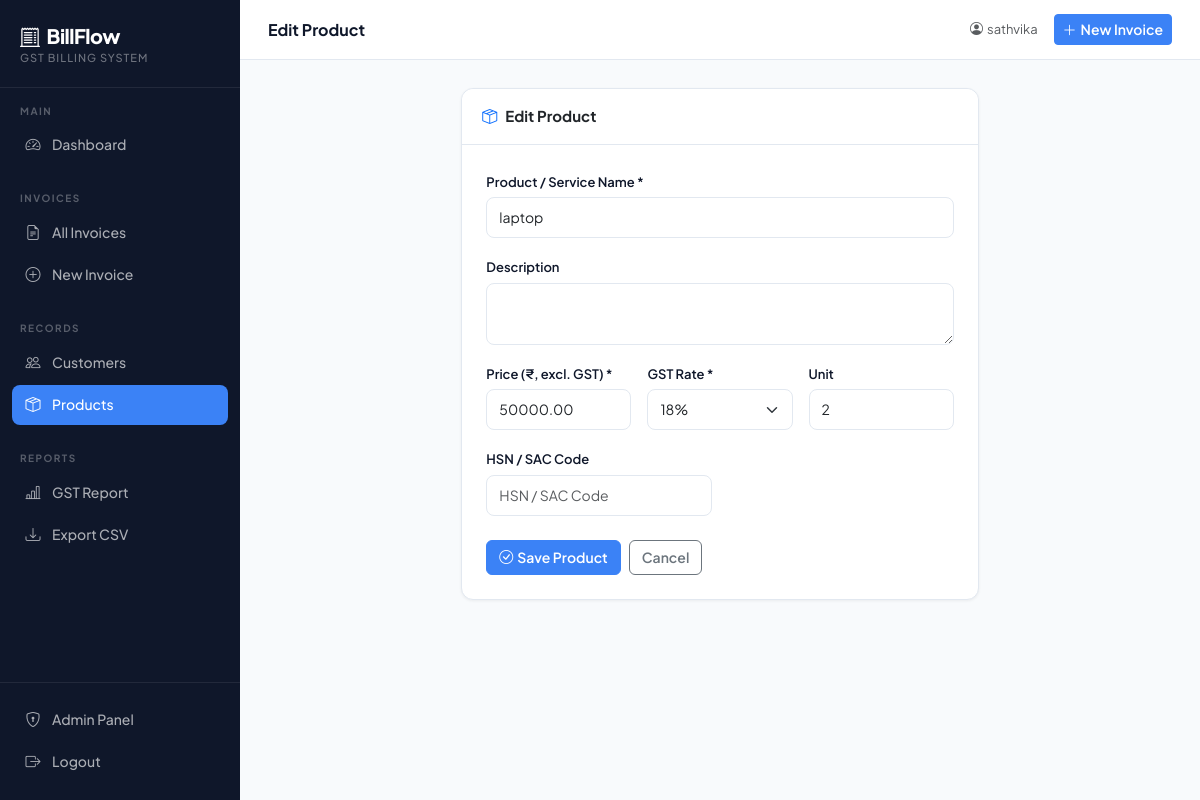
Screenshot of /products/1/edit/ (signed in) with the database file from the repository.
### billing/models.py (models this page shows, shortened)
class Product(models.Model):
    name = models.CharField(max_length=200)
    description = models.TextField(blank=True)
    price = models.DecimalField(max_digits=10, decimal_places=2, help_text="Price per unit (excl. GST)")
    gst_rate = models.IntegerField(choices=GST_RATES, default=18, verbose_name="GST Rate (%)")
    hsn_code = models.CharField(max_length=10, blank=True, help_text="HSN/SAC Code")
    unit = models.CharField(max_length=20, default='Nos', help_text="Unit of measurement")
    created_at = models.DateTimeField(auto_now_add=True)
    class Meta:
        ordering = ['name']

### billing/views.py (the view)
# urls.py: path('products/<int:pk>/edit/', views.edit_product, name='edit_product'),
@login_required
def edit_product(request, pk):
    product = get_object_or_404(Product, pk=pk)
    if request.method == 'POST':
        form = ProductForm(request.POST, instance=product)
        if form.is_valid():
            form.save()
            messages.success(request, 'Product updated successfully!')
            return redirect('product_list')
    else:
        form = ProductForm(instance=product)
    return render(request, 'billing/add_product.html', {'form': form, 'title': 'Edit Product'})

### billing/forms.py
class ProductForm(forms.ModelForm):
    class Meta:
        model = Product
        fields = ['name', 'description', 'price', 'gst_rate', 'hsn_code', 'unit']
        widgets = {
            'name': forms.TextInput(attrs={'class': 'form-control', 'placeholder': 'Product / Service Name'}),
            'description': forms.Textarea(attrs={'class': 'form-control', 'rows': 2}),
            'price': forms.NumberInput(attrs={'class': 'form-control', 'step': '0.01', 'placeholder': '0.00'}),
            'gst_rate': forms.Select(attrs={'class': 'form-select'}),
            'hsn_code': forms.TextInput(attrs={'class': 'form-control', 'placeholder': 'HSN / SAC Code'}),
            'unit': forms.TextInput(attrs={'class': 'form-control', 'placeholder': 'Nos / Kg / Hr etc.'}),
        }

### billing/templates/billing/add_product.html (shortened to what this page needs)
{% extends 'billing/base.html' %}
{% block page_title %}{{ title }}{% endblock %}
{% block content %}
<div class="row justify-content-center">
  <div class="col-lg-7">
    <div class="card">
      <div class="card-header"><i class="bi bi-box-seam me-2 text-primary"></i>{{ title }}</div>
      <div class="card-body p-4">
        <form method="post" novalidate>
          <div class="row g-3">
            <div class="col-12">
              <label class="form-label">Product / Service Name *</label>
              {{ form.name }}
            </div>
            <div class="col-12">
              <label class="form-label">Description</label>
              {{ form.description }}
            </div>
            <div class="col-md-4">
              <label class="form-label">Price (₹, excl. GST) *</label>
              {{ form.price }}
            </div>
            <div class="col-md-4">
              <label class="form-label">GST Rate *</label>
              {{ form.gst_rate }}
            </div>
            <div class="col-md-4">
              <label class="form-label">Unit</label>
              {{ form.unit }}
            </div>
            <div class="col-md-6">
              <label class="form-label">HSN / SAC Code</label>
              {{ form.hsn_code }}
            </div>
          </div>
          <div class="d-flex gap-2 mt-4">
            <button type="submit" class="btn btn-primary">
              <i class="bi bi-check-circle me-1"></i>Save Product
            </button>
            <a href="{% url 'product_list' %}" class="btn btn-outline-secondary">Cancel</a>
          </div>
        </form>
      </div>
    </div>
  </div>
</div>
{% endblock %}

### billing/templates/billing/base.html (shortened to what this page needs)
<!DOCTYPE html>
<html lang="en">
<head>
  <link href="https://cdnjs.cloudflare.com/ajax/libs/bootstrap/5.3.2/css/bootstrap.min.css" rel="stylesheet">
  <link href="https://cdnjs.cloudflare.com/ajax/libs/bootstrap-icons/1.11.3/font/bootstrap-icons.min.css" rel="stylesheet">
</head>
<body>
<nav class="sidebar">
  <div class="sidebar-brand">
    <h1><i class="bi bi-receipt-cutoff me-1"></i> BillFlow</h1>
    <span>GST Billing System</span>
  </div>
  <div class="sidebar-section">
    <div class="sidebar-section-label">Main</div>
    <a href="{% url 'dashboard' %}" class="nav-link {% if request.resolver_match.url_name == 'dashboard' %}active{% endif %}">
      <i class="bi bi-speedometer2"></i> Dashboard
    </a>
  </div>
  <div class="sidebar-section">
    <div class="sidebar-section-label">Invoices</div>
    <a href="{% url 'invoice_list' %}" class="nav-link {% if 'invoice' in request.resolver_match.url_name and 'create' not in request.resolver_match.url_name %}active{% endif %}">
      <i class="bi bi-file-earmark-text"></i> All Invoices
    </a>
    <a href="{% url 'create_invoice' %}" class="nav-link {% if request.resolver_match.url_name == 'create_invoice' %}active{% endif %}">
      <i class="bi bi-plus-circle"></i> New Invoice
    </a>
  </div>
  <div class="sidebar-section">
    <div class="sidebar-section-label">Records</div>
    <a href="{% url 'customer_list' %}" class="nav-link {% if 'customer' in request.resolver_match.url_name %}active{% endif %}">
      <i class="bi bi-people"></i> Customers
    </a>
    <a href="{% url 'product_list' %}" class="nav-link {% if 'product' in request.resolver_match.url_name %}active{% endif %}">
      <i class="bi bi-box-seam"></i> Products
    </a>
  </div>
  <div class="sidebar-section">
    <div class="sidebar-section-label">Reports</div>
    <a href="{% url 'gst_report' %}" class="nav-link {% if 'report' in request.resolver_match.url_name %}active{% endif %}">
      <i class="bi bi-bar-chart-line"></i> GST Report
    </a>
    <a href="{% url 'export_csv' %}" class="nav-link">
      <i class="bi bi-download"></i> Export CSV
    </a>
  </div>
  <div class="sidebar-footer">
    <a href="/admin/" class="nav-link" target="_blank">
      <i class="bi bi-shield-lock"></i> Admin Panel
    </a>
    <a href="{% url 'logout' %}" class="nav-link">
      <i class="bi bi-box-arrow-right"></i> Logout
    </a>
  </div>
</nav>
<div class="main-wrap">
  <div class="topbar">
    <div class="topbar-title">{% block page_title %}Dashboard{% endblock %}</div>
    <div class="d-flex align-items-center gap-3">
      <span class="text-muted" style="font-size:13px">
        <i class="bi bi-person-circle me-1"></i>{{ request.user.username }}
      </span>
      <a href="{% url 'create_invoice' %}" class="btn btn-primary btn-sm">
        <i class="bi bi-plus-lg me-1"></i>New Invoice
      </a>
    </div>
  </div>
  <div class="page-content">
    {% block content %}{% endblock %}
  </div>
</div>
</body>
</html>

### billing/templates/billing/base.html (style rules this page uses)
:root { --navy: #0f172a; --navy-light: #1e293b; --navy-lighter: #334155; --accent: #3b82f6; --accent-light: #60a5fa; --green: #10b981; --amber: #f59e0b; --red: #ef4444; --surface: #f8fafc; --border: #e2e8f0; --text: #0f172a; --text-muted: #64748b; --sidebar-w: 240px; }
* { box-sizing: border-box; }
body { font-family: 'Plus Jakarta Sans', sans-serif; background: var(--surface); color: var(--text); margin: 0; }
.sidebar { position: fixed; top: 0; left: 0; width: var(--sidebar-w); height: 100vh; background: var(--navy); display: flex; flex-direction: column; z-index: 100; overflow-y: auto; }
.sidebar-brand { padding: 24px 20px 20px; border-bottom: 1px solid rgba(255,255,255,0.08); }
.sidebar-brand h1 { font-size: 20px; font-weight: 800; color: #fff; margin: 0; letter-spacing: -0.5px; }
.sidebar-brand span { font-size: 11px; color: rgba(255,255,255,0.4); display: block; margin-top: 2px; font-weight: 500; text-transform: uppercase; letter-spacing: 1px; }
.sidebar-section { padding: 16px 12px 8px; }
.sidebar-section-label { font-size: 10px; font-weight: 700; color: rgba(255,255,255,0.3); text-transform: uppercase; letter-spacing: 1.5px; padding: 0 8px; margin-bottom: 6px; }
.nav-link { display: flex; align-items: center; gap: 10px; padding: 9px 12px; border-radius: 8px; color: rgba(255,255,255,0.65) !important; font-size: 14px; font-weight: 500; text-decoration: none; transition: all 0.15s ease; margin-bottom: 2px; }
.nav-link.active { background: var(--accent); color: #fff !important; }
.nav-link i { font-size: 15px; width: 18px; text-align: center; }
.sidebar-footer { margin-top: auto; padding: 16px 12px; border-top: 1px solid rgba(255,255,255,0.08); }
.main-wrap { margin-left: var(--sidebar-w); min-height: 100vh; display: flex; flex-direction: column; }
.topbar { background: #fff; border-bottom: 1px solid var(--border); padding: 0 28px; height: 60px; display: flex; align-items: center; justify-content: space-between; position: sticky; top: 0; z-index: 50; }
.topbar-title { font-size: 16px; font-weight: 700; color: var(--navy); }
.page-content { padding: 28px; flex: 1; }
.card { border: 1px solid var(--border); border-radius: 12px; box-shadow: 0 1px 3px rgba(0,0,0,0.06); }
.card-header { background: #fff; border-bottom: 1px solid var(--border); padding: 16px 20px; border-radius: 12px 12px 0 0 !important; font-weight: 700; font-size: 15px; }
.btn-primary { background: var(--accent); border-color: var(--accent); font-weight: 600; }
.btn { font-weight: 600; font-size: 14px; }
.form-label { font-weight: 600; font-size: 13px; color: var(--navy); margin-bottom: 5px; }
.form-control, .form-select { border-radius: 8px; border: 1.5px solid var(--border); font-size: 14px; padding: 9px 12px; transition: border-color 0.15s; }

### rows the page displays
Product: name "laptop", price "50000.00", gst_rate "18%", unit "2"

### other values shown
{{ title }} "Edit Product"
{{ request.user.username }} "sathvika"
